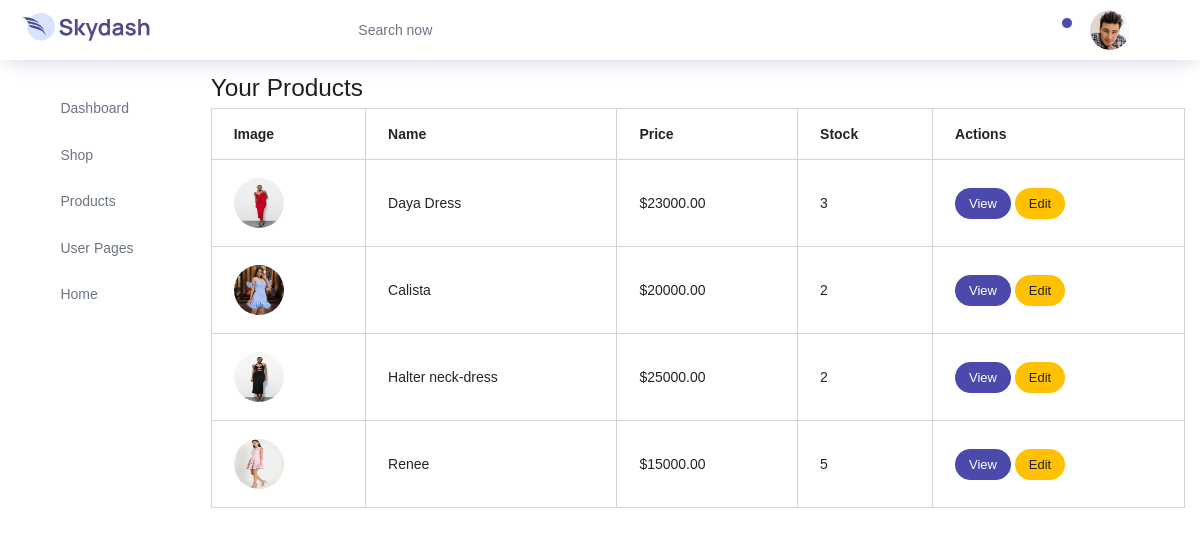
The page /account/products/ (signed in) on the database its author committed.
### walletapp/models.py (models this page shows, shortened)
class Products(models.Model):
    user = models.ForeignKey(settings.AUTH_USER_MODEL, on_delete=models.CASCADE)
    shop_name = models.ForeignKey(Shop, verbose_name='Shop Name', on_delete=models.CASCADE, related_name='products')
    category = models.ForeignKey(Categories, on_delete=models.CASCADE, null=True, blank=True)
    product_image1 = models.ImageField(upload_to='products/', null=True, blank=True)
    product_name = models.CharField(max_length=100)
    slug = models.SlugField(max_length=300)
    price = models.DecimalField(verbose_name='Price', max_digits=10, decimal_places=2)
    no_of_stock = models.PositiveIntegerField(verbose_name='Number of stocks')
    in_stock = models.BooleanField(default=True)
    content = HTMLField()
    best_seller_product = models.BooleanField(null=True, blank=True)
    hot_trend= models.BooleanField(null=True)
    created_at = models.DateTimeField(auto_now_add=True, null=True)
    uploaded_at = models.DateTimeField(auto_now=True)
    users_wishlist = models.ManyToManyField(settings.AUTH_USER_MODEL, related_name="user_wishlist", blank=True)
    objects = models.Manager()
    products = models.Manager()
    class Meta:
        verbose_name_plural='Products'
        ordering = ('-created_at',)

### account/views.py (the view)
# urls.py: path('products/', views.view_products, name='view_product'),
def view_products(request):
    products = Products.objects.filter(user=request.user)
    return render(request, 'dashboard/view-product.html', {'products': products})

### basket/context_processor.py (called while the page is built)
def basket(request):
    return { 'basket' : Basket(request) }

### templates/dashboard/view-product.html (shortened to what this page needs)
{% extends "dashboard/base.html" %}
{% block content %}
<div class="container mt-3">
    <h1 class="h3">Your Products</h1>
    <table class="table table-bordered">
        <thead>
            <tr>
                <th>Image</th>
                <th>Name</th>
                <th>Price</th>
                <th>Stock</th>
                <th>Actions</th>
            </tr>
        </thead>
        <tbody>
            {% for product in products %}
            <tr>
                <td>
                    {% if product.product_image1 %}
                    <img src="{{ product.product_image1.url }}" alt="{{ product.product_name }}" style="width: 50px; height: 50px;">
                    {% else %}
                    No Image
                    {% endif %}
                </td>
                <td>{{ product.product_name }}</td>
                <td>${{ product.price }}</td>
                <td>{{ product.no_of_stock }}</td>
                <td>
                    <a href="{% url 'account:view_product_detail' slug=product.slug %}" class="btn btn-primary btn-sm">View</a>
                    <a href="{% url 'account:edit_product' slug=product.slug %}" class="btn btn-warning btn-sm">Edit</a>
                </td>
            </tr>
            {% endfor %}
        </tbody>
    </table>
</div>
{% endblock %}

### rows shown on the page
Products: product_image1 (picture), product_name "Daya Dress", price "23000.00", no_of_stock "3"
Products: product_image1 (picture), product_name "Calista", price "20000.00", no_of_stock "2"
Products: product_image1 (picture), product_name "Halter neck-dress", price "25000.00", no_of_stock "2"
Products: product_image1 (picture), product_name "Renee", price "15000.00", no_of_stock "5"
